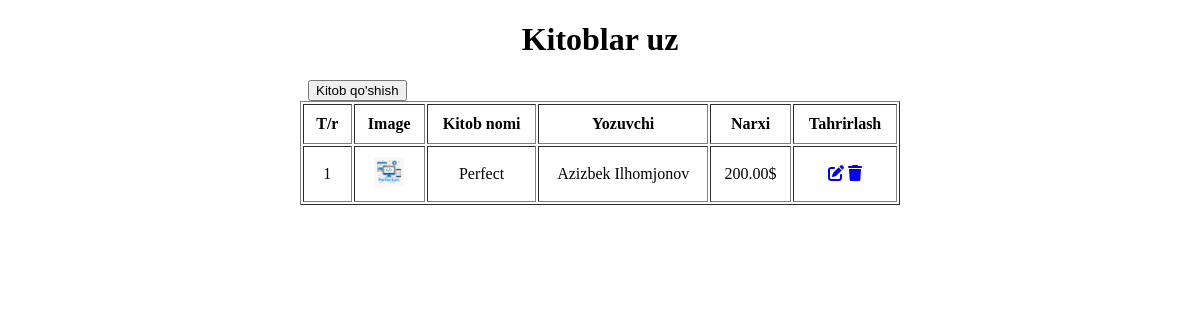
Before: / with the older database file.
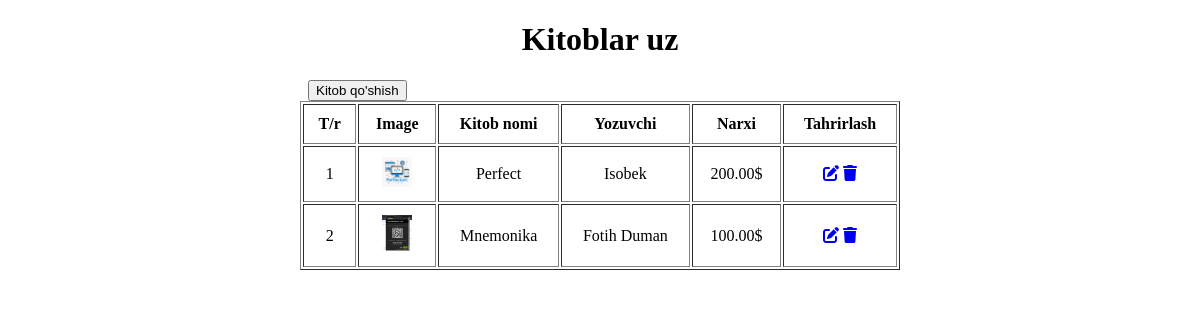
After: the same page with the newer database file.
### book/models.py (models this page shows, shortened)
class Book(models.Model):
    image = models.ImageField(upload_to="books/")
    title = models.CharField(max_length=255)
    author = models.CharField(max_length=100)
    price = models.DecimalField(max_digits=10, decimal_places=2)

### book/views.py (the view)
# urls.py: path("", home, name="home"),
def home(request):
    books = Book.objects.all()
    return render(request, 'index.html', { "books": books })

### templates/index.html (shortened to what this page needs)
<!DOCTYPE html>
<html lang="en">
<head>
    <link rel="stylesheet" href="https://cdnjs.cloudflare.com/ajax/libs/font-awesome/6.7.2/css/all.min.css" />
</head>
<body>
    <h1 align="center"> Kitoblar uz </h1>
    <a href="add/" class="add"><button>Kitob qo'shish</button></a>
    <table border="1">
        <thead>
            <tr>
                <th>T/r</th>
                <th>Image</th>
                <th>Kitob nomi</th>
                <th>Yozuvchi</th>
                <th>Narxi</th>
                <th>Tahrirlash</th>
            </tr>
        </thead>
        <tbody>
            {% for book in books %}
                <tr>
                    <td>{{ forloop.counter }}</td>
                    <td><img src="{{ book.image.url }}" width="30px" alt=""></td>
                    <td>{{ book.title }}</td>
                    <td>{{ book.author }}</td>
                    <td>{{ book.price }}$</td>
                    <td>
                        <a href="update/{{ book.id }}"><i class="fa-solid fa-pen-to-square"></i></a>
                        <a href="delete/{{ book.id }}"><i class="fa-solid fa-trash"></i></a>
                    </td>
                </tr>
            {% endfor %}
        </tbody>
    </table>
</body>
</html>

### templates/index.html (style rules this page uses)
table { margin: 0 auto; width: 600px; }
th, td { text-align: center; padding: 10px; }
.add { margin-left: 300px; }

Changed rows visible on the page:
changed Book "Perfect": author "Azizbek Ilhomjonov" → "Isobek"
added Book: image (picture), title "Mnemonika", author "Fotih Duman", price "100.00"
